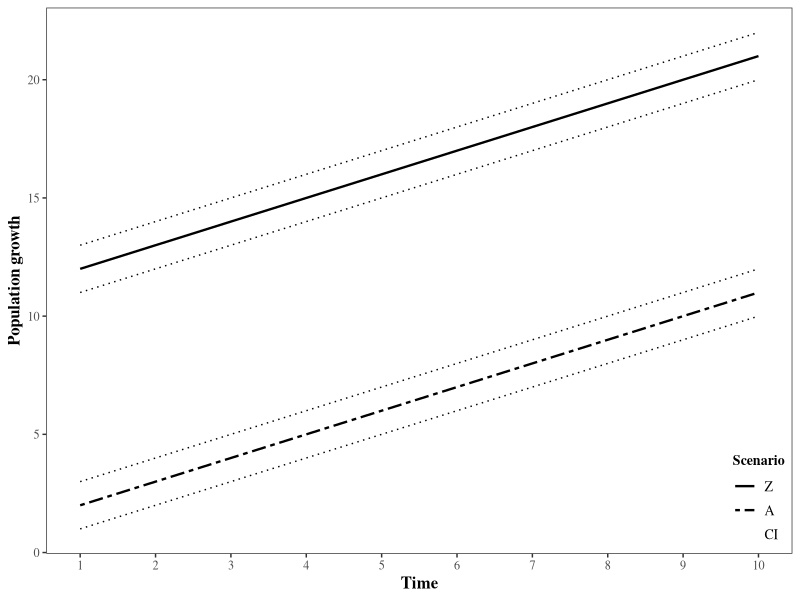
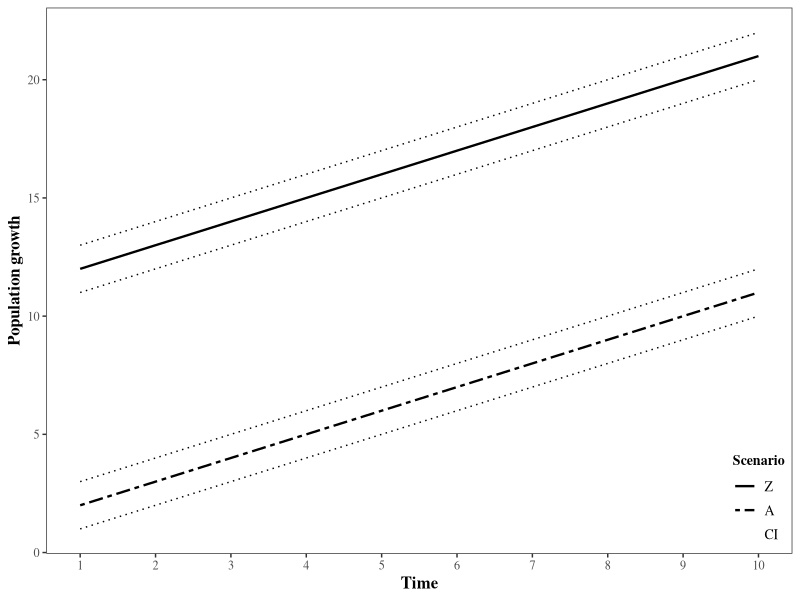

Write the R code that produced these figures, in order.
###############################################################################
# ggplot2: simple confidence lines and set line types manually;
# Also forces representation of CI lines in legend.
###############################################################################

# install.packages("ggplot2")
library(ggplot2)

# =============================================================================
# Create fake data
# =============================================================================
my.data <- data.frame(time     = rep(1:10, 2),
                      means    = 2:21,
                      lowerCI  = 1:20,
                      upperCI  = 3:22,
                      scenario = rep(c("A","Z"), each = 10))

# =============================================================================
# Plot
# =============================================================================
my_plot <- 
  ggplot(data = my.data) +
  # add the main lines
  geom_line(aes(x = time, 
                y = means, 
                linetype = scenario), 
            lwd = .8) +
  # add "confidence" lines
  geom_line(aes(x = time, 
                y = lowerCI, 
                linetype = "CI", 
                group = scenario), 
            lwd = .5, 
            show.legend = FALSE) +
  geom_line(aes(x = time, 
                y = upperCI, 
                linetype = "CI", 
                group = scenario), 
            lwd = .5, 
            show.legend = FALSE) +
  # set manually the type of line
  scale_linetype_manual(name = 'Scenario',
                        breaks = c("Z", "A", "CI"),
                        values = c("Z"  = "solid",
                                   "A"  = "twodash",
                                   "CI" = "dotted")) +
  # to set the order in legend as desired one needs to mention that in breaks=()
  # set axis labels
  labs(x = "Time", 
       y = "Population growth") +
  # set number of axis ticks
  scale_x_continuous(breaks = pretty(my.data$time, 10)) +
  # theme without the default gray ggplot2 backgound
  theme_bw() + 
  theme(panel.grid = element_blank(), # eliminate default grids
        # set font family for all text within the plot ("serif" should work as "Times New Roman")
        # note that this can be overridden with other adjustment functions below
        text = element_text(family = "serif"),
        # adjust text in X-axis title
        axis.title.x = element_text(size = 12, face = "bold"),
        # adjust text in Y-axis title
        axis.title.y = element_text(size = 12, face = "bold"),
        # adjust legend title appearance
        legend.title = element_text(size = 10, face = "bold"),
        # adjust legend label appearance
        legend.text = element_text(size = 10),
        # don't draw legend box (check element_rect() for borders and backgrounds)
        legend.background = element_blank(),
        # Put lower-right corner of legend box in lower-right corner of graph
        # Note that the numeric position in legend.position below is relative to the entire area, 
        # including titles and labels, not just the plotting area
        legend.justification = c(1,0),
        legend.position = c(1,0))

# Save as png
ggsave(filename = "gallery/simple_confidence_lines.png",
       plot = my_plot, 
       width = 10, height = 8, units = "cm", dpi = 150)
# Save as pdf
ggsave(filename = "gallery/simple_confidence_lines.pdf",
       plot = my_plot, 
       width = 10, height = 8, units = "cm")